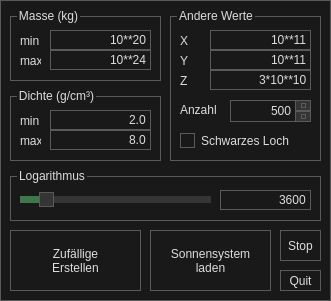
<?xml version="1.0" encoding="UTF-8"?>
<ui version="4.0">
 <class>MainWindow</class>
 <widget class="QMainWindow" name="MainWindow">
  <property name="windowModality">
   <enum>Qt::ApplicationModal</enum>
  </property>
  <property name="enabled">
   <bool>true</bool>
  </property>
  <property name="geometry">
   <rect>
    <x>0</x>
    <y>0</y>
    <width>331</width>
    <height>301</height>
   </rect>
  </property>
  <property name="sizePolicy">
   <sizepolicy hsizetype="Fixed" vsizetype="Fixed">
    <horstretch>0</horstretch>
    <verstretch>0</verstretch>
   </sizepolicy>
  </property>
  <property name="minimumSize">
   <size>
    <width>331</width>
    <height>301</height>
   </size>
  </property>
  <property name="maximumSize">
   <size>
    <width>331</width>
    <height>301</height>
   </size>
  </property>
  <property name="contextMenuPolicy">
   <enum>Qt::NoContextMenu</enum>
  </property>
  <property name="windowTitle">
   <string>TetraSIM</string>
  </property>
  <property name="windowIcon">
   <iconset>
    <normaloff>ppp.png</normaloff>ppp.png</iconset>
  </property>
  <property name="styleSheet">
   <string notr="true">/*
	COLOR_DARK     = #191919
	COLOR_MEDIUM   = #353535
	COLOR_MEDLIGHT = #5A5A5A
	COLOR_LIGHT    = #DDDDDD
	COLOR_ACCENT   = #3D7848
*/

* {
	background: #191919;
	color: #DDDDDD;
	border: 1px solid #5A5A5A;
}

QWidget::item:selected {
	background: #3D7848;
}

QCheckBox, QRadioButton {
	border: none;
}

QRadioButton::indicator, QCheckBox::indicator {
	width: 13px;
	height: 13px;
}

QRadioButton::indicator::unchecked, QCheckBox::indicator::unchecked {
	border: 1px solid #5A5A5A;
	background: none;
}

QRadioButton::indicator:unchecked:hover, QCheckBox::indicator:unchecked:hover {
	border: 1px solid #DDDDDD;
}

QRadioButton::indicator::checked, QCheckBox::indicator::checked {
	border: 1px solid #5A5A5A;
	background: #5A5A5A;
}

QRadioButton::indicator:checked:hover, QCheckBox::indicator:checked:hover {
	border: 1px solid #DDDDDD;
	background: #DDDDDD;
}

QGroupBox {
	margin-top: 6px;
}

QGroupBox::title {
	top: -7px;
	left: 7px;
}

QScrollBar {
	border: 1px solid #5A5A5A;
	background: #191919;
}

QScrollBar:horizontal {
	height: 15px;
	margin: 0px 0px 0px 32px;
}

QScrollBar:vertical {
	width: 15px;
	margin: 32px 0px 0px 0px;
}

QScrollBar::handle {
	background: #353535;
	border: 1px solid #5A5A5A;
}

QScrollBar::handle:horizontal {
	border-width: 0px 1px 0px 1px;
}

QScrollBar::handle:vertical {
	border-width: 1px 0px 1px 0px;
}

QScrollBar::handle:horizontal {
	min-width: 20px;
}

QScrollBar::handle:vertical {
	min-height: 20px;
}

QScrollBar::add-line, QScrollBar::sub-line {
	background:#353535;
	border: 1px solid #5A5A5A;
	subcontrol-origin: margin;
}

QScrollBar::add-line {
	position: absolute;
}

QScrollBar::add-line:horizontal {
	width: 15px;
	subcontrol-position: left;
	left: 15px;
}

QScrollBar::add-line:vertical {
	height: 15px;
	subcontrol-position: top;
	top: 15px;
}

QScrollBar::sub-line:horizontal {
	width: 15px;
	subcontrol-position: top left;
}

QScrollBar::sub-line:vertical {
	height: 15px;
	subcontrol-position: top;
}

QScrollBar:left-arrow, QScrollBar::right-arrow, QScrollBar::up-arrow, QScrollBar::down-arrow {
	border: 1px solid #5A5A5A;
	width: 3px;
	height: 3px;
}

QScrollBar::add-page, QScrollBar::sub-page {
	background: none;
}

QAbstractButton:hover {
	background: #353535;
}

QAbstractButton:pressed {
	background: #5A5A5A;
}

QAbstractItemView {
	show-decoration-selected: 1;
	selection-background-color: #3D7848;
	selection-color: #DDDDDD;
	alternate-background-color: #353535;
}

QHeaderView {
	border: 1px solid #5A5A5A;
}

QHeaderView::section {
	background: #191919;
	border: 1px solid #5A5A5A;
	padding: 4px;
}

QHeaderView::section:selected, QHeaderView::section::checked {
	background: #353535;
}

QTableView {
	gridline-color: #5A5A5A;
}

QTabBar {
	margin-left: 2px;
}

QTabBar::tab {
	border-radius: 0px;
	padding: 4px;
	margin: 4px;
}

QTabBar::tab:selected {
	background: #353535;
}

QComboBox::down-arrow {
	border: 1px solid #5A5A5A;
	background: #353535;
}

QComboBox::drop-down {
	border: 1px solid #5A5A5A;
	background: #353535;
}

QComboBox::down-arrow {
	width: 3px;
	height: 3px;
	border: 1px solid #5A5A5A;
}

QAbstractSpinBox {
	padding-right: 15px;
}

QAbstractSpinBox::up-button, QAbstractSpinBox::down-button {
	border: 1px solid #5A5A5A;
	background: #353535;
	subcontrol-origin: border;
}

QAbstractSpinBox::up-arrow, QAbstractSpinBox::down-arrow {
	width: 3px;
	height: 3px;
	border: 1px solid #5A5A5A;
}

QSlider {
	border: none;
}

QSlider::groove:horizontal {
	height: 5px;
	margin: 4px 0px 4px 0px;
}

QSlider::groove:vertical {
	width: 5px;
	margin: 0px 4px 0px 4px;
}

QSlider::handle {
	border: 1px solid #5A5A5A;
	background: #353535;
}

QSlider::handle:horizontal {
	width: 15px;
	margin: -4px 0px -4px 0px;
}

QSlider::handle:vertical {
	height: 15px;
	margin: 0px -4px 0px -4px;
}

QSlider::add-page:vertical, QSlider::sub-page:horizontal {
	background: #3D7848;
}

QSlider::sub-page:vertical, QSlider::add-page:horizontal {
	background: #353535;
}

QLabel {
	border: none;
}

QProgressBar {
	text-align: center;
}

QProgressBar::chunk {
	width: 1px;
	background-color: #3D7848;
}

QMenu::separator {
	background: #353535;
}</string>
  </property>
  <property name="animated">
   <bool>false</bool>
  </property>
  <property name="documentMode">
   <bool>false</bool>
  </property>
  <property name="tabShape">
   <enum>QTabWidget::Rounded</enum>
  </property>
  <widget class="QWidget" name="centralwidget">
   <widget class="QGroupBox" name="other_box">
    <property name="geometry">
     <rect>
      <x>170</x>
      <y>10</y>
      <width>151</width>
      <height>151</height>
     </rect>
    </property>
    <property name="title">
     <string>Andere Werte</string>
    </property>
    <widget class="QLabel" name="label_5">
     <property name="geometry">
      <rect>
       <x>10</x>
       <y>90</y>
       <width>41</width>
       <height>20</height>
      </rect>
     </property>
     <property name="text">
      <string>Anzahl</string>
     </property>
    </widget>
    <widget class="QSpinBox" name="amount">
     <property name="geometry">
      <rect>
       <x>60</x>
       <y>90</y>
       <width>81</width>
       <height>22</height>
      </rect>
     </property>
     <property name="alignment">
      <set>Qt::AlignRight|Qt::AlignTrailing|Qt::AlignVCenter</set>
     </property>
     <property name="minimum">
      <number>0</number>
     </property>
     <property name="maximum">
      <number>9999</number>
     </property>
     <property name="value">
      <number>500</number>
     </property>
    </widget>
    <widget class="QLineEdit" name="size_y">
     <property name="geometry">
      <rect>
       <x>40</x>
       <y>40</y>
       <width>101</width>
       <height>20</height>
      </rect>
     </property>
     <property name="text">
      <string>10**11</string>
     </property>
     <property name="alignment">
      <set>Qt::AlignRight|Qt::AlignTrailing|Qt::AlignVCenter</set>
     </property>
    </widget>
    <widget class="QLineEdit" name="size_z">
     <property name="geometry">
      <rect>
       <x>40</x>
       <y>60</y>
       <width>101</width>
       <height>20</height>
      </rect>
     </property>
     <property name="text">
      <string>3*10**10</string>
     </property>
     <property name="alignment">
      <set>Qt::AlignRight|Qt::AlignTrailing|Qt::AlignVCenter</set>
     </property>
    </widget>
    <widget class="QLineEdit" name="size_x">
     <property name="geometry">
      <rect>
       <x>40</x>
       <y>20</y>
       <width>101</width>
       <height>20</height>
      </rect>
     </property>
     <property name="text">
      <string>10**11</string>
     </property>
     <property name="alignment">
      <set>Qt::AlignRight|Qt::AlignTrailing|Qt::AlignVCenter</set>
     </property>
    </widget>
    <widget class="QLabel" name="label_8">
     <property name="geometry">
      <rect>
       <x>10</x>
       <y>20</y>
       <width>16</width>
       <height>21</height>
      </rect>
     </property>
     <property name="text">
      <string>X</string>
     </property>
    </widget>
    <widget class="QLabel" name="label_9">
     <property name="geometry">
      <rect>
       <x>10</x>
       <y>40</y>
       <width>16</width>
       <height>21</height>
      </rect>
     </property>
     <property name="text">
      <string>Y</string>
     </property>
    </widget>
    <widget class="QLabel" name="label_10">
     <property name="geometry">
      <rect>
       <x>10</x>
       <y>60</y>
       <width>16</width>
       <height>21</height>
      </rect>
     </property>
     <property name="text">
      <string>Z</string>
     </property>
    </widget>
    <widget class="QCheckBox" name="black_hole">
     <property name="geometry">
      <rect>
       <x>10</x>
       <y>120</y>
       <width>131</width>
       <height>21</height>
      </rect>
     </property>
     <property name="autoFillBackground">
      <bool>false</bool>
     </property>
     <property name="text">
      <string>Schwarzes Loch</string>
     </property>
    </widget>
   </widget>
   <widget class="QPushButton" name="btn_solar">
    <property name="geometry">
     <rect>
      <x>150</x>
      <y>230</y>
      <width>121</width>
      <height>61</height>
     </rect>
    </property>
    <property name="text">
     <string>Sonnensystem
laden</string>
    </property>
   </widget>
   <widget class="QGroupBox" name="mass_box">
    <property name="geometry">
     <rect>
      <x>10</x>
      <y>10</y>
      <width>151</width>
      <height>71</height>
     </rect>
    </property>
    <property name="title">
     <string>Masse (kg)</string>
    </property>
    <widget class="QLabel" name="label">
     <property name="geometry">
      <rect>
       <x>10</x>
       <y>20</y>
       <width>21</width>
       <height>21</height>
      </rect>
     </property>
     <property name="text">
      <string>min</string>
     </property>
    </widget>
    <widget class="QLabel" name="label_3">
     <property name="geometry">
      <rect>
       <x>10</x>
       <y>40</y>
       <width>21</width>
       <height>21</height>
      </rect>
     </property>
     <property name="text">
      <string>max</string>
     </property>
    </widget>
    <widget class="QLineEdit" name="mass_min">
     <property name="geometry">
      <rect>
       <x>40</x>
       <y>20</y>
       <width>101</width>
       <height>20</height>
      </rect>
     </property>
     <property name="text">
      <string>10**20</string>
     </property>
     <property name="alignment">
      <set>Qt::AlignRight|Qt::AlignTrailing|Qt::AlignVCenter</set>
     </property>
    </widget>
    <widget class="QLineEdit" name="mass_max">
     <property name="geometry">
      <rect>
       <x>40</x>
       <y>40</y>
       <width>101</width>
       <height>20</height>
      </rect>
     </property>
     <property name="text">
      <string>10**24</string>
     </property>
     <property name="alignment">
      <set>Qt::AlignRight|Qt::AlignTrailing|Qt::AlignVCenter</set>
     </property>
    </widget>
   </widget>
   <widget class="QPushButton" name="btn_random">
    <property name="enabled">
     <bool>true</bool>
    </property>
    <property name="geometry">
     <rect>
      <x>10</x>
      <y>230</y>
      <width>131</width>
      <height>61</height>
     </rect>
    </property>
    <property name="contextMenuPolicy">
     <enum>Qt::NoContextMenu</enum>
    </property>
    <property name="text">
     <string>Zufällige 
Erstellen</string>
    </property>
   </widget>
   <widget class="QGroupBox" name="groupBox_3">
    <property name="geometry">
     <rect>
      <x>10</x>
      <y>170</y>
      <width>311</width>
      <height>51</height>
     </rect>
    </property>
    <property name="title">
     <string>Logarithmus</string>
    </property>
    <widget class="QSlider" name="log_slider">
     <property name="geometry">
      <rect>
       <x>10</x>
       <y>20</y>
       <width>191</width>
       <height>20</height>
      </rect>
     </property>
     <property name="minimum">
      <number>1</number>
     </property>
     <property name="maximum">
      <number>20</number>
     </property>
     <property name="value">
      <number>3</number>
     </property>
     <property name="orientation">
      <enum>Qt::Horizontal</enum>
     </property>
    </widget>
    <widget class="QLineEdit" name="delta_t">
     <property name="geometry">
      <rect>
       <x>210</x>
       <y>20</y>
       <width>91</width>
       <height>20</height>
      </rect>
     </property>
     <property name="text">
      <string>3600</string>
     </property>
     <property name="alignment">
      <set>Qt::AlignRight|Qt::AlignTrailing|Qt::AlignVCenter</set>
     </property>
    </widget>
   </widget>
   <widget class="QGroupBox" name="density_box">
    <property name="geometry">
     <rect>
      <x>10</x>
      <y>90</y>
      <width>151</width>
      <height>71</height>
     </rect>
    </property>
    <property name="title">
     <string>Dichte (g/cm³)</string>
    </property>
    <widget class="QLabel" name="label_6">
     <property name="geometry">
      <rect>
       <x>10</x>
       <y>20</y>
       <width>21</width>
       <height>21</height>
      </rect>
     </property>
     <property name="text">
      <string>min</string>
     </property>
    </widget>
    <widget class="QLabel" name="label_7">
     <property name="geometry">
      <rect>
       <x>10</x>
       <y>40</y>
       <width>21</width>
       <height>21</height>
      </rect>
     </property>
     <property name="text">
      <string>max</string>
     </property>
    </widget>
    <widget class="QLineEdit" name="density_min">
     <property name="geometry">
      <rect>
       <x>40</x>
       <y>20</y>
       <width>101</width>
       <height>20</height>
      </rect>
     </property>
     <property name="text">
      <string>2.0</string>
     </property>
     <property name="alignment">
      <set>Qt::AlignRight|Qt::AlignTrailing|Qt::AlignVCenter</set>
     </property>
    </widget>
    <widget class="QLineEdit" name="density_max">
     <property name="geometry">
      <rect>
       <x>40</x>
       <y>40</y>
       <width>101</width>
       <height>20</height>
      </rect>
     </property>
     <property name="text">
      <string>8.0</string>
     </property>
     <property name="alignment">
      <set>Qt::AlignRight|Qt::AlignTrailing|Qt::AlignVCenter</set>
     </property>
    </widget>
   </widget>
   <widget class="QPushButton" name="btn_stop">
    <property name="geometry">
     <rect>
      <x>280</x>
      <y>230</y>
      <width>41</width>
      <height>31</height>
     </rect>
    </property>
    <property name="text">
     <string>Stop</string>
    </property>
   </widget>
   <widget class="QPushButton" name="btn_quit">
    <property name="geometry">
     <rect>
      <x>280</x>
      <y>270</y>
      <width>41</width>
      <height>21</height>
     </rect>
    </property>
    <property name="text">
     <string>Quit</string>
    </property>
   </widget>
  </widget>
 </widget>
 <tabstops>
  <tabstop>mass_min</tabstop>
  <tabstop>mass_max</tabstop>
  <tabstop>density_min</tabstop>
  <tabstop>density_max</tabstop>
  <tabstop>size_x</tabstop>
  <tabstop>size_y</tabstop>
  <tabstop>size_z</tabstop>
  <tabstop>amount</tabstop>
  <tabstop>black_hole</tabstop>
  <tabstop>log_slider</tabstop>
  <tabstop>btn_random</tabstop>
  <tabstop>btn_solar</tabstop>
  <tabstop>btn_stop</tabstop>
  <tabstop>btn_quit</tabstop>
 </tabstops>
 <resources/>
 <connections/>
</ui>
